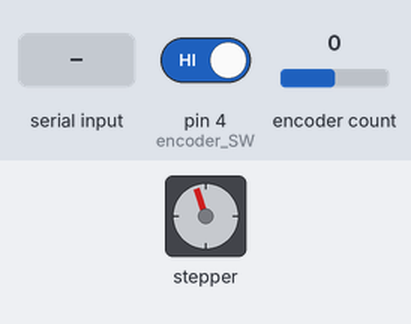
Simulated run of this program. Board: Arduino Uno, built with avr-gcc and run on an emulated ATmega328P. On the bench: stepper motor. Inputs (shaded band) come from the test bench; at power-on: pin 4 (encoder_SW) HIGH, encoder count 0. Stepper angles assume 4096 steps per turn; what the program prints to the serial monitor is not drawn.

Above: at 0.45 s.
At 1.2 s:
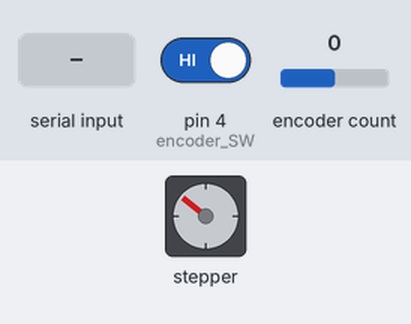
1.3 s: "1" received over Serial
At 2.9 s:
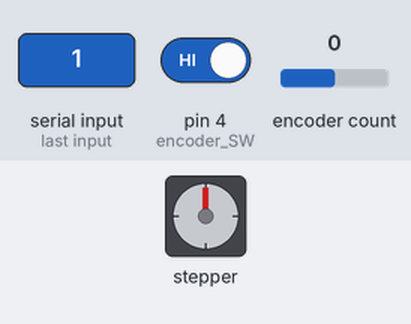
4.0 s: pin 4 (encoder_SW) driven LOW
Timing chart, 0 to 7.0 s (numbered marks = the images above; inputs shaded):
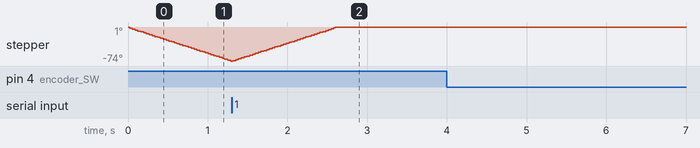

The program:

main.cpp
```cpp
#include <Arduino.h>
#include <CheapStepper.h>
#include <Encoder.h>

uint8_t encoder_SW = 4;
long oldPosition = -999;
long newPosition = -999;

Encoder myEncoder(5,6);
CheapStepper myStepper (8,9,10,11);

void setup() {
  // put your setup code here, to run once:

  myStepper.setRpm(10);
  Serial.begin(115200);
  pinMode(encoder_SW, INPUT);
}

void loop() {
  //put your main code here, to run repeatedly:

  myStepper.run();
  newPosition = myEncoder.read();
  if (newPosition != oldPosition) {
    myStepper.newMoveDegrees(newPosition < oldPosition, abs(newPosition-oldPosition));
    Serial.print("Degrees asked: ");
    Serial.println(abs(newPosition-oldPosition));
    Serial.print("Steps to do 1 rot=2048*2: ");
    Serial.println(myStepper.getStepsLeft());
    oldPosition = newPosition;
  }

  if (Serial.available()) {
    Serial.read();
    Serial.println("Serial reset to 0");
    myStepper.newMoveToDegree(newPosition == oldPosition, 0);
    myEncoder.write(0);
  }

  if (digitalRead(encoder_SW) == LOW) { // Troubleshooting check if this needs to be == HIGH
    Serial.println("Button Reset to 0");
    myEncoder.write(0);
  }
}
```
